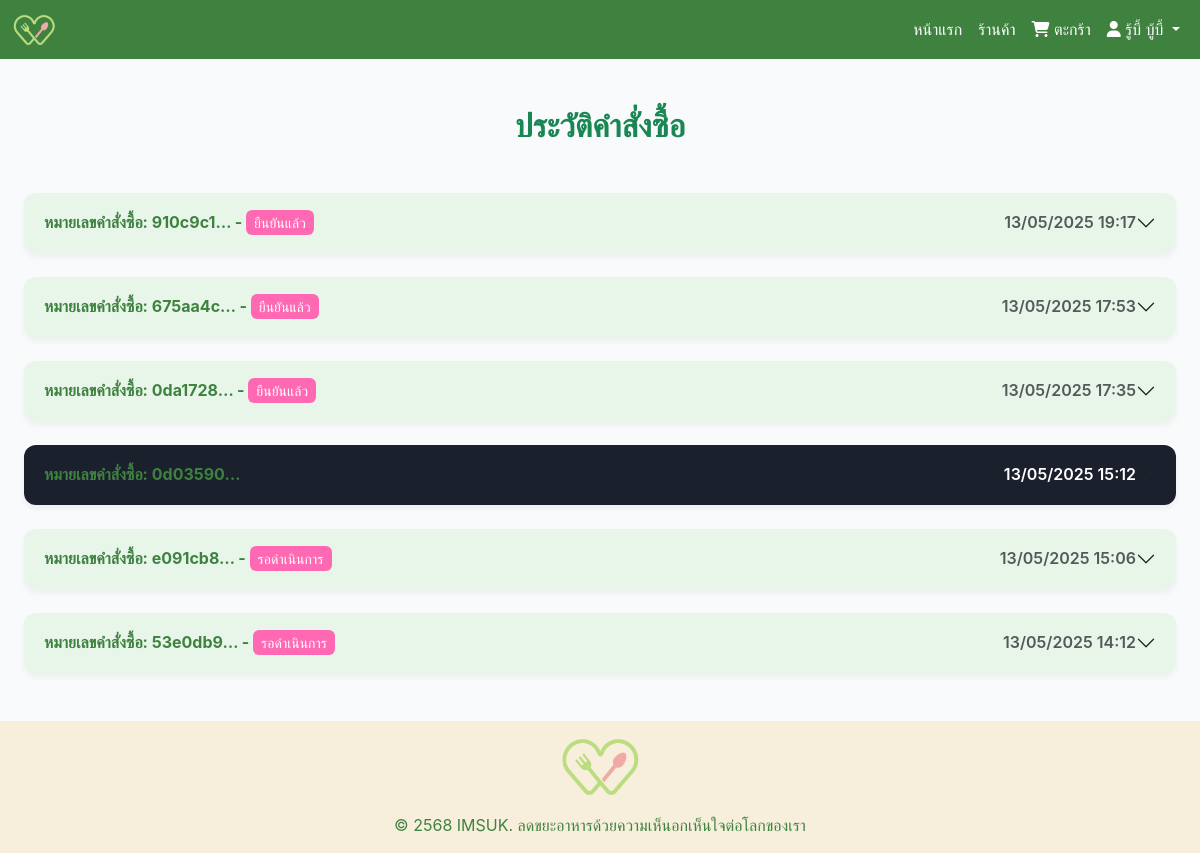
The page /orders/ (signed in) on the database as committed earlier.
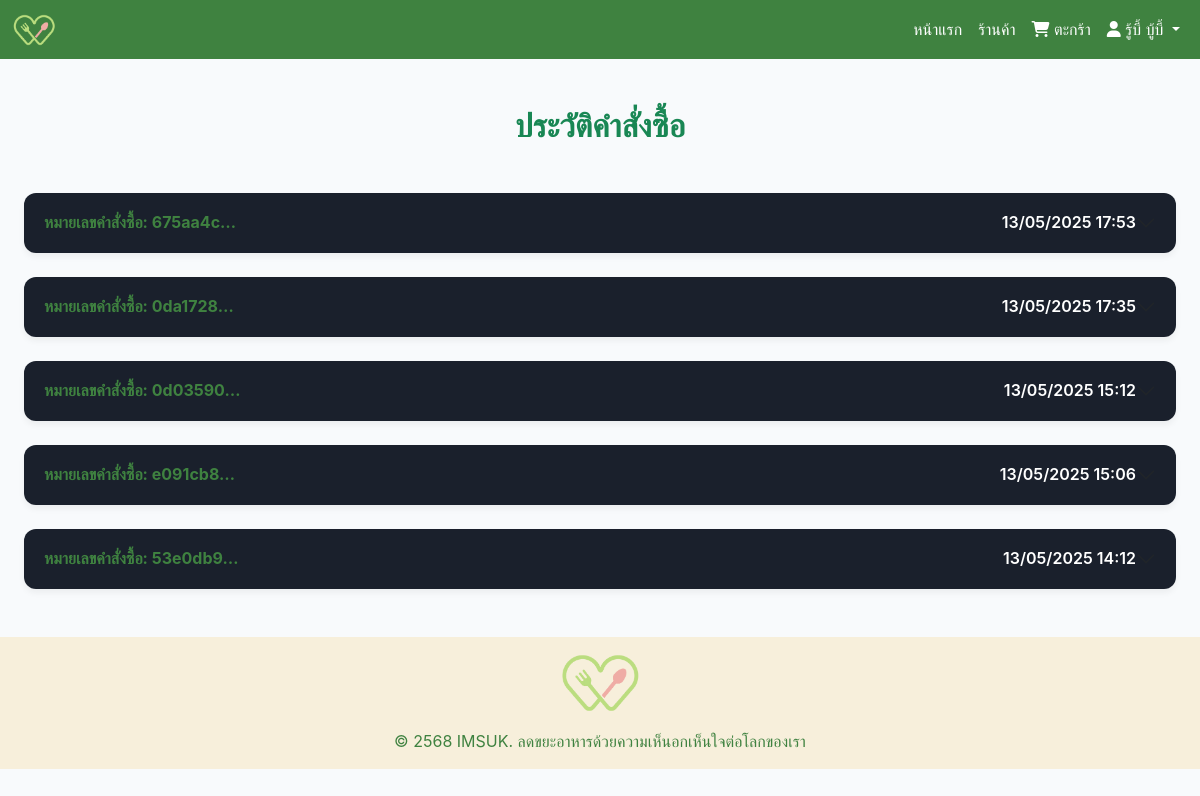
The same page on the database as committed later.
### myapp/models.py (models this page shows, shortened)
class Order(models.Model):
    STATUS_CHOICES = [
        ('pending', 'รอดำเนินการ'),
        ('confirmed', 'ยืนยันแล้ว'),
        ('out_for_delivery', 'กำลังจัดส่ง'),
        ('completed', 'สำเร็จ'),
        ('cancelled', 'ยกเลิก'),
    ]
    PAYMENT_METHODS = [
        ('bank_transfer', 'โอนเงิน'),
        ('credit_card', 'บัตรเครดิต'),
        ('cash_on_delivery', 'เงินสดเมื่อรับ'),
        ('promptpay', 'พร้อมเพย์'),
    ]
    id = models.UUIDField(primary_key=True, default=uuid.uuid4, editable=False)
    buyer = models.ForeignKey(User, on_delete=models.CASCADE, related_name='orders')
    delivery_address = models.ForeignKey(Address, on_delete=models.PROTECT, related_name='orders', null=True)
    total_price = models.FloatField(validators=[MinValueValidator(0.0)])
    shipping_fee = models.FloatField(default=9.0, validators=[MinValueValidator(0.0)])
    total_with_shipping = models.FloatField(validators=[MinValueValidator(0.0)])
    payment_method = models.CharField(max_length=50, choices=PAYMENT_METHODS)
    status = models.CharField(max_length=20, choices=STATUS_CHOICES, default='pending')
    order_time = ThailandTimeField(auto_now_add=True)
    estimated_time = ThailandTimeField(null=True, blank=True)
    class Meta:
        verbose_name = "คำสั่งซื้อ"
        verbose_name_plural = "คำสั่งซื้อ"
        indexes = [models.Index(fields=['buyer', 'status', 'order_time'])]

### myapp/views.py (the view)
# urls.py: path('orders/', views.order_history, name='order_history'),
@login_required
def order_history(request):
    orders = Order.objects.filter(buyer=request.user).prefetch_related(
        Prefetch('items', queryset=OrderItem.objects.select_related('store')),
        Prefetch('items__store__reviews', queryset=Review.objects.filter(user=request.user))
    ).order_by('-order_time')
    for order in orders:
        for item in order.items.all():
            review = item.store.reviews.filter(user=request.user).first()
            item.has_reviewed = bool(review)
            item.review_rating = review.rating if review else None
            item.store_detail_url = reverse('store_detail', kwargs={'pk': item.store.id})
    context = {
        'orders': orders,
    }
    context.update(base_context(request))
    return render(request, 'order_history.html', context)

### myapp/views.py (called while the page is built)
def base_context(request):
    cart_count = 0
    current_cart_store_id = None
    if request.user.is_authenticated:
        cart_items = Cart.objects.filter(user=request.user)
        cart_count = sum(item.quantity for item in cart_items)
        cart_item = cart_items.first()
        if cart_item:
            current_cart_store_id = str(cart_item.store.id)
    return {
        'cart_count': cart_count,
        'is_authenticated': request.user.is_authenticated,
        'current_cart_store_id': current_cart_store_id,
    }

### myapp/templates/order_history.html (shortened to what this page needs)
{% extends 'base.html' %}
{% load static %}
{% block content %}
<div class="container my-5">
    <div class="toast-container position-fixed top-0 end-0 p-3">
    </div>
    <h1 class="text-center mb-5 text-success animate__animated animate__fadeIn">ประวัติคำสั่งซื้อ</h1>
    {% if orders %}
    <div class="accordion" id="orderAccordion">
        {% for order in orders %}
        <div class="accordion-item mb-4 animate__animated animate__fadeInUp {% if order.status == 'completed' %}completed-accordion{% else %}non-completed-accordion{% endif %}"
             style="animation-delay: {{ forloop.counter0|floatformat:1 }}s;"
             data-order-id="{{ order.id|stringformat:'s' }}"
             data-estimated-time="{% if order.status != 'completed' %}{{ order.order_time|date:'c' }}{% endif %}">
            <h2 class="accordion-header" id="heading{{ order.id }}">
                <button class="accordion-button collapsed" type="button" data-bs-toggle="collapse" data-bs-target="#collapse{{ order.id }}" aria-expanded="false" aria-controls="collapse{{ order.id }}">
                    <div class="d-flex justify-content-between align-items-center w-100">
                        <span class="fw-bold">
                            หมายเลขคำสั่งซื้อ: {{ order.id|truncatechars:8 }}
                            {% if order.status != 'completed' %}
                            - <span class="status-box status-{{ order.status }}">{{ order.get_status_display }}</span>
                            {% endif %}
                        </span>
                        <span class="text-muted">{{ order.order_time|date:"d/m/Y H:i" }}</span>
                    </div>
                </button>
            </h2>
        </div>
        {% endfor %}
    </div>
    {% else %}
    <div class="text-center py-5 animate__animated animate__fadeIn">
        <i class="fas fa-history fa-3x text-muted mb-3"></i>
        <p class="text-muted">คุณยังไม่มีคำสั่งซื้อ</p>
        <a href="{% url 'store_list' %}" class="btn btn-imsuk">ไปที่ร้านค้า</a>
    </div>
    {% endif %}
</div>
{% endblock %}

### myapp/templates/base.html (shortened to what this page needs)
{% load static %}
<!DOCTYPE html>
<html lang="th">
<head>
    <link href="https://cdn.jsdelivr.net/npm/bootstrap@5.3.0/dist/css/bootstrap.min.css" rel="stylesheet">
    <link rel="stylesheet" href="{% static 'css/styles.css' %}">
    <link rel="stylesheet" href="https://cdnjs.cloudflare.com/ajax/libs/font-awesome/6.5.1/css/all.min.css" />
    <link rel="stylesheet" href="https://cdnjs.cloudflare.com/ajax/libs/animate.css/4.1.1/animate.min.css" />
</head>
<body>
    <div class="toast-container position-fixed top-0 end-0 p-3">
    </div>
    <nav class="navbar navbar-expand-lg" style="background-color: var(--imsuk-primary);">
        <div class="container">
            <a class="navbar-brand" href="{% url 'home' %}">
                <img src="{% static 'images/imsuk_logoja.png' %}" alt="IMSUK Logo" class="imsuk-logo-nav">
            </a>
            <div class="collapse navbar-collapse" id="navbarNav">
                <ul class="navbar-nav ms-auto align-items-center">
                    <li class="nav-item">
                        <a class="nav-link text-white" href="{% url 'home' %}">หน้าแรก</a>
                    </li>
                    <li class="nav-item">
                        <a class="nav-link text-white" href="{% url 'store_list' %}">ร้านค้า</a>
                    </li>
                    {% if user.is_authenticated %}
                        <li class="nav-item">
                            <a class="nav-link text-white cart-link" href="{% url 'cart' %}">
                                <i class="fas fa-shopping-cart"></i> ตะกร้า
                            </a>
                        </li>
                        <li class="nav-item dropdown">
                            <a class="nav-link text-white dropdown-toggle" href="#" id="userMenu" role="button" data-bs-toggle="dropdown" aria-expanded="false">
                                <i class="fas fa-user"></i> {{ user.get_full_name|default:user.username }}
                            </a>
                        </li>
                    {% endif %}
                </ul>
            </div>
        </div>
    </nav>
    <main class="container my-4">
        {% block content %}
        {% endblock %}
    </main>
    <footer class="text-center py-3" style="background-color: var(--imsuk-bg);">
        <div class="container">
            <img src="{% static 'images/imsuk_logoja.png' %}" alt="IMSUK Logo" class="imsuk-logo-footer">
            <p class="mb-0 mt-2" style="color: var(--imsuk-primary);">© 2568 <span style="font-weight: normal;">IMSUK</span>. ลดขยะอาหารด้วยความเห็นอกเห็นใจต่อโลกของเรา</p>
        </div>
    </footer>
</body>
</html>

### myapp/static/css/styles.css (style rules this page uses)
:root { --imsuk-primary: #3F8240; --imsuk-secondary: #BADE80; --imsuk-accent: #FF69B4; --imsuk-bg: #F7EFDB; --imsuk-text: #333333; --imsuk-muted: #6c757d; }
body { background-color: var(--imsuk-bg); color: var(--imsuk-text); font-family: 'Prompt', Arial, sans-serif; }
h1, h2, h3, h4, h5, h6 { color: var(--imsuk-primary); }
.navbar { background-color: var(--imsuk-primary); }
.imsuk-logo-nav { height: 32px; width: auto; max-width: 150px; object-fit: contain; }
.imsuk-logo-footer { width: 200px; height: auto; max-height: 60px; object-fit: contain; margin-bottom: 0.5rem; loading: lazy; }

### myapp/templates/order_history.html (style rules this page uses)
body { font-family: 'Inter', Arial, sans-serif; background-color: #F8FAFC; }
.container { max-width: 1200px; }
h1 { font-size: 2rem; font-weight: 700; color: #2F855A; }
.accordion-item { border: none !important; border-radius: 12px !important; overflow: hidden; box-shadow: 0 4px 6px rgba(0, 0, 0, 0.05); }
.completed-accordion { background-color: #1A202C !important; color: #000000 !important; }
.completed-accordion .accordion-button .text-muted { color: #FFFFFF !important; }
.accordion-button { background-color: transparent !important; color: inherit !important; padding: 1.25rem; font-weight: 600; border-radius: 12px !important; }

Rows that differ between the two databases and show on the page:
removed Order: id "910c9c1…", status "ยืนยันแล้ว", order_time "13/05/2025 19:17"
changed Order "675aa4c…": status "ยืนยันแล้ว" → (not shown)
changed Order "0da1728…": status "ยืนยันแล้ว" → (not shown)
changed Order "e091cb8…": status "รอดำเนินการ" → (not shown)
changed Order "53e0db9…": status "รอดำเนินการ" → (not shown)
